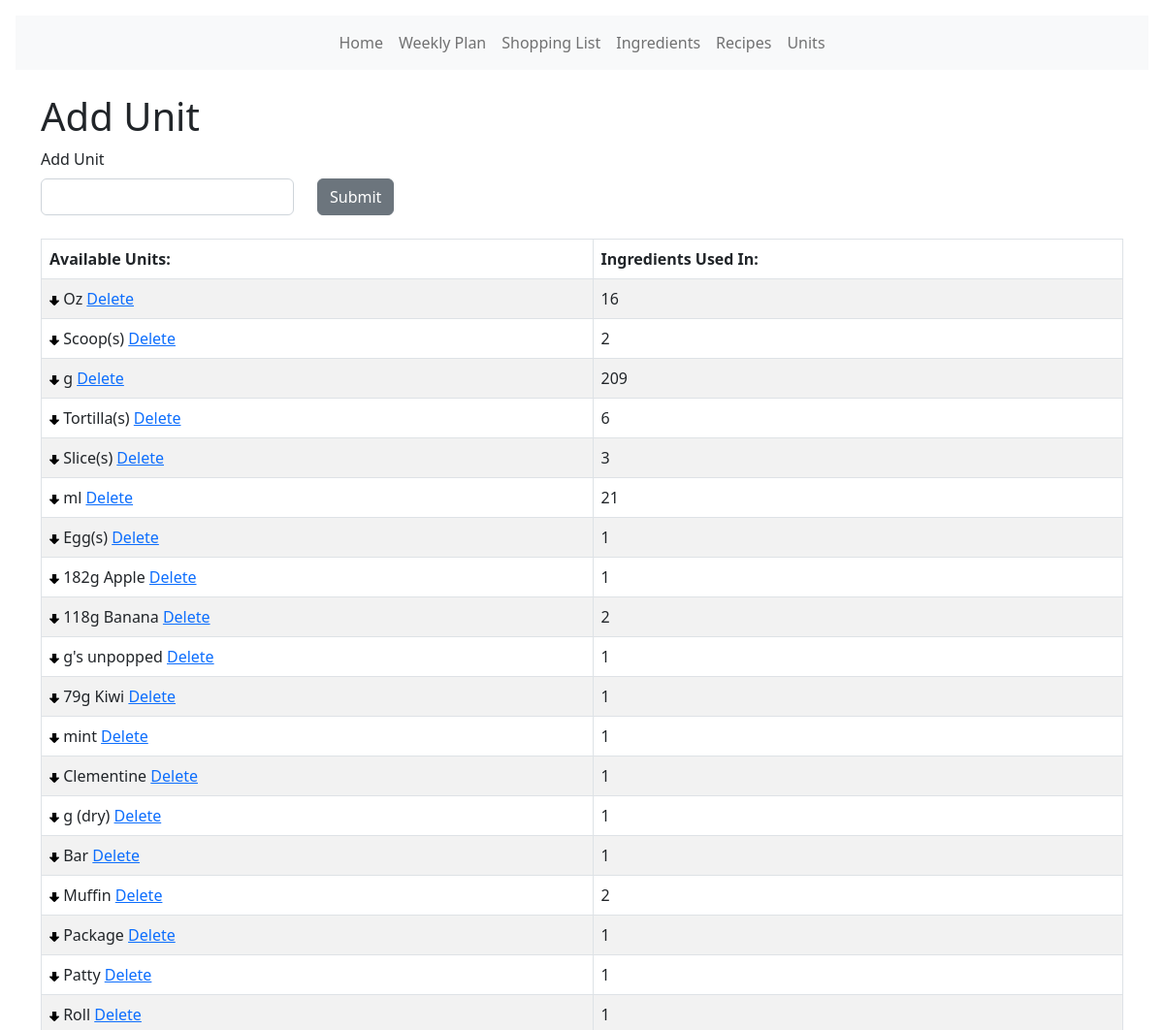
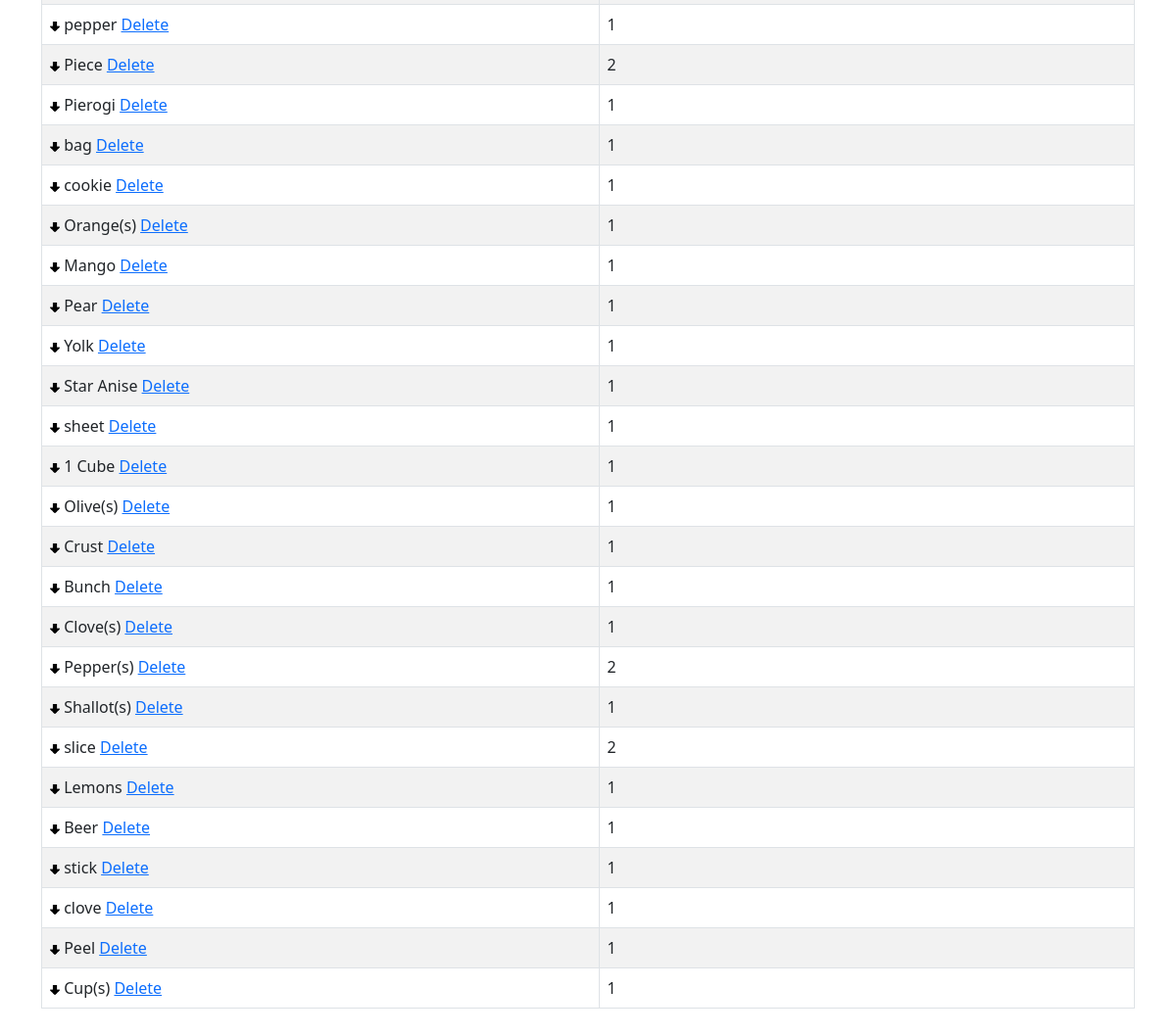
/units, run on the app's committed database (2 pictures, top to bottom).
### models.py (models this page shows, shortened)
class Unit(db.Model):
    id = db.Column(db.Integer, primary_key=True)
    oid = db.Column(db.Integer, autoincrement=True)
    name = db.Column(db.String(30))
    ingredients = db.relationship("UnitIngredient", backref="unit")
    def count_unit(self):
        count = UnitIngredient.query.filter_by(uid=self.id).count()
        return count

### main.py (the view)
@app.route("/units", methods=["GET", "POST"])
def unit_page():
    unit_list = Unit.query.order_by(Unit.oid)
    last_oid = Unit.query.order_by(Unit.oid.desc()).first()
    new_oid = last_oid.oid + 1
    form = AddUnit()
    if form.submit.data and form.validate_on_submit():
        update = Unit(oid=new_oid, name=form.unit.data)
        db.session.add(update)
        db.session.commit()
        unit_list = Unit.query.order_by(Unit.oid)
    return render_template("/units/units.html", unit_list=unit_list, form=form)

### forms.py
class AddUnit(FlaskForm):
    unit = StringField(
        "Add Unit",
        validators=[validators.InputRequired()],
    )
    submit = SubmitField("Submit")

### templates/units/units.html (shortened to what this page needs)
<!DOCTYPE html>
<html lang="en">
  <head>
    <link
      href="{{ url_for('static', filename='css/select2.css') }}"
      rel="stylesheet"
    />
    {% extends 'base.html' %} {% block content %}
  </head>
  <body>
    <br />
    <h1>Add Unit</h1>
    <form method="POST">
      <div class="row">
        <div class="col-3">
          {{ form.hidden_tag() }} {{ form.unit.label(class="form-label") }} {{
          form.unit(class="form-control w-100") }}
        </div>
        <div class="col-2">
          <br />
          {{ form.submit(class="btn btn-secondary mt-2") }}
        </div>
      </div>
    </form>
    <br />
    <table class="table table-hover table-bordered table-striped">
      <thead>
        <tr>
          <th>Available Units:</th>
          <th>Ingredients Used In:</th>
        </tr>
      </thead>
      <tbody>
        <tr>
          {% for unit in unit_list %}
          <td>
            <a href="{{url_for('unit_order_move_down', id=unit.id)}}"><img
              src="{{ url_for('static', filename='images/down_arrow.png') }}" width="10" /></a>
            {{unit.name}}
            <a
              href="{{url_for('unit_delete', id=unit.id)}}"
              ,
              onclick="return confirm('Are you want to delete this? You cannot undo this action.')"
              >Delete</a
            >
          </td>
          <td>{{unit.count_unit()}}</td>
        </tr>
        {% endfor %}
      </tbody>
    </table>
  </body>
  {% endblock %}

### data on the page
Unit: name "Oz", count_unit "16"
Unit: name "Scoop(s)", count_unit "2"
Unit: name "g", count_unit "209"
Unit: name "Tortilla(s)", count_unit "6"
Unit: name "Slice(s)", count_unit "3"
Unit: name "ml", count_unit "21"
Unit: name "Egg(s)", count_unit "1"
Unit: name "182g Apple", count_unit "1"
Unit: name "118g Banana", count_unit "2"
Unit: name "g's unpopped", count_unit "1"
Unit: name "79g Kiwi", count_unit "1"
Unit: name "mint", count_unit "1"
Unit: name "Clementine", count_unit "1"
Unit: name "g (dry)", count_unit "1"
Unit: name "Bar", count_unit "1"
Unit: name "Muffin", count_unit "2"
Unit: name "Package", count_unit "1"
Unit: name "Patty", count_unit "1"
Unit: name "Roll", count_unit "1"
Unit: name "pepper", count_unit "1"
Unit: name "Piece", count_unit "2"
Unit: name "Pierogi", count_unit "1"
Unit: name "bag", count_unit "1"
Unit: name "cookie", count_unit "1"
Unit: name "Orange(s)", count_unit "1"
Unit: name "Mango", count_unit "1"
Unit: name "Pear", count_unit "1"
Unit: name "Yolk", count_unit "1"
Unit: name "Star Anise", count_unit "1"
Unit: name "sheet", count_unit "1"
Unit: name "1 Cube", count_unit "1"
Unit: name "Olive(s)", count_unit "1"
Unit: name "Crust", count_unit "1"
Unit: name "Bunch", count_unit "1"
Unit: name "Clove(s)", count_unit "1"
Unit: name "Pepper(s)", count_unit "2"
Unit: name "Shallot(s)", count_unit "1"
Unit: name "slice", count_unit "2"
Unit: name "Lemons", count_unit "1"
Unit: name "Beer", count_unit "1"
Unit: name "stick", count_unit "1"
Unit: name "clove", count_unit "1"
Unit: name "Peel", count_unit "1"
Unit: name "Cup(s)", count_unit "1"
